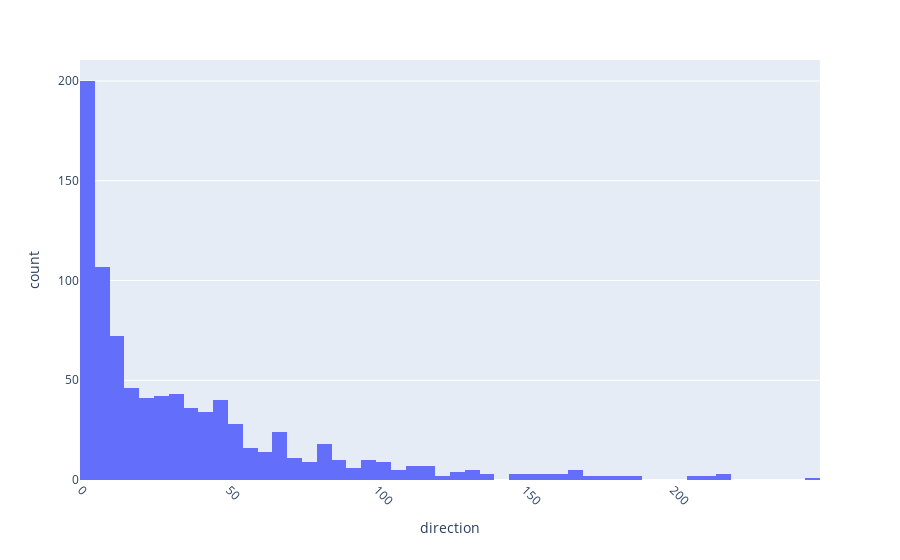

Source (notebook cell):
### Code cell
fig = px.histogram(out_calls, x='direction', nbins=50)
fig.update_xaxes(tickangle=45)
fig.show()

### Figure 1 — Plotly figure (JSON) as saved in the notebook; plotly's stock layout.template omitted (floating-point values rounded to 4 significant figures; data arrays with more than 128 entries replaced by an {"elided": "..."} marker saying what was removed)
{"data": [{"alignmentgroup": "True", "bingroup": "x", "hovertemplate": "direction=%{x}<br>count=%{y}<extra></extra>", "legendgroup": "", "marker": {"color": "#636efa", "pattern": {"shape": ""}}, "name": "", "nbinsx": 50, "offsetgroup": "", "orientation": "v", "showlegend": false, "type": "histogram", "x": {"elided": "882 int values"}, "xaxis": "x", "yaxis": "y"}], "layout": {"barmode": "relative", "legend": {"tracegroupgap": 0}, "margin": {"t": 60}, "xaxis": {"anchor": "y", "domain": [0, 1], "tickangle": 45, "title": {"text": "direction"}}, "yaxis": {"anchor": "x", "domain": [0, 1], "title": {"text": "count"}}}}
